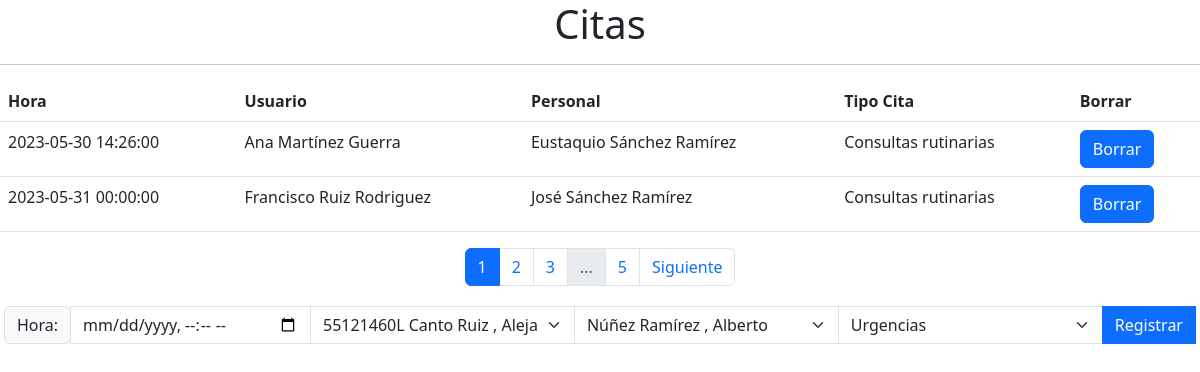
/vista/Administrador/cita.php, run on the app's committed database.
### tables this page shows
CREATE TABLE `cita` (
  `idCita` int(11) NOT NULL,
  `Hora` datetime NOT NULL,
  `idPersonal` int(11) NOT NULL,
  `idUsuario` int(11) NOT NULL,
  `idTipoCita` int(11) NOT NULL,
  `informe` varchar(10000) DEFAULT NULL
);

CREATE TABLE `usuario` (
  `idUsuario` int(11) NOT NULL,
  `Nombre` varchar(45) NOT NULL,
  `Apellido` varchar(150) NOT NULL,
  `Telefono` varchar(45) NOT NULL,
  `Email` varchar(45) NOT NULL,
  `contrasenia` varchar(2000) DEFAULT NULL,
  `Rol` varchar(45) NOT NULL,
  `FechaNacimiento` date NOT NULL,
  `Dni` varchar(9) NOT NULL
);

CREATE TABLE `personal` (
  `idPersonal` int(11) NOT NULL,
  `Nombre` varchar(150) NOT NULL,
  `Apellido` varchar(150) NOT NULL,
  `Telefono` varchar(45) NOT NULL,
  `dni` varchar(9) DEFAULT NULL
);

CREATE TABLE `tipocita` (
  `idTipoCita` int(11) NOT NULL,
  `Nombre` varchar(100) NOT NULL,
  `Duracion` int(50) DEFAULT NULL
);

### modelo/crud.php (called while the page is built, shortened)
<?php
function crud_get_all($tabla) {
    try {
        $dsn = 'mysql:host=localhost;dbname=hospital';
        $username = 'root';
        $password = '';
        $pdo = new PDO($dsn, $username, $password);
        $sql = "SELECT * FROM $tabla";
        $stmt = $pdo->prepare($sql);
        $stmt->execute();
        return $stmt->fetchAll(PDO::FETCH_ASSOC);
    } catch (PDOException $e) {
        echo "Error: " . $e->getMessage();
    }
}
function crud_select($tabla, $campo, $condicion) {
    try {
        $dsn = 'mysql:host=localhost;dbname=hospital';
        $username = 'root';
        $password = '';
        $pdo = new PDO($dsn, $username, $password);
        $sql = "SELECT * FROM $tabla WHERE $campo = '$condicion'";
        $stmt = $pdo->prepare($sql);
        $stmt->execute();
        return $stmt->fetchAll(PDO::FETCH_ASSOC);
    } catch (PDOException $e) {
        echo "Error: " . $e->getMessage();
    }
}
?>

### vista/Administrador/cita.php (the view, shortened to what this page needs)
<!DOCTYPE html>
<html lang="en">
<?php require_once '../paginacion.php'; ?>
<head>
    <link href="https://cdn.jsdelivr.net/npm/bootstrap@5.3.0-alpha3/dist/css/bootstrap.min.css" rel="stylesheet"
>
    <link rel="stylesheet" type="text/css" href="../css/usu_admin.css">
</head>
<body>
    <h1 Style="text-align: center;">Citas</h1>
    <hr>
    <?php
require_once('../../modelo/crud.php');
$citas=crud_get_all('cita');
$total = count($citas);
$pagina = isset($_GET['page']) ? $_GET['page'] : 1;
$porPagina = 2;
$paginasTotales = ceil($total / $porPagina);
$inicio = ($pagina - 1) * $porPagina;
echo '<table class="table table-hover">';
    echo '<tr>
        <th scope="col">Hora</th>
        <th scope="col">Usuario</th>
        <th scope="col">Personal</th>
        <th scope="col">Tipo Cita</th>
        <th scope="col">Borrar</th>
    </tr>';
    $usar_pagina = array_slice($citas, $inicio, $porPagina);
foreach ($usar_pagina as $cita) {
        $usuario = crud_select('usuario', 'idUsuario', $cita['idUsuario'] )[0];
        $personal = crud_select('personal', 'idPersonal', $cita['idPersonal'] )[0];
        $tipocita = crud_select('tipocita', 'idTipoCita', $cita['idTipoCita'] )[0];
        echo '<tr onclick="seleccionar(' . $cita['idCita'] . ');">
          <td scope="row">' . $cita['Hora']. '</td>
            <td scope="row">' . $usuario['Nombre']  . " " . $usuario['Apellido'] . '</td>
            <td scope="row">' . $personal['Nombre']  . " " . $personal['Apellido'] .'</td>
            <td scope="row">' . $tipocita['Nombre'] . '</td>
            <td>' . ' <form action="" method="POST"><input type="hidden" name="idCita" value="' . $cita['idCita'] . '">
            <button onclick="if(!confirm(\'¿Estás seguro de borrar el registro?\')) event.preventDefault();" class="btn btn-primary" type="submit" name="borrar" value="Borrar">Borrar</button>
          </form>' . "</td>
            </tr>";
        }
        echo "</table>";
?>
    <nav class="paginacion" aria-label="Paginacion">
        <?php echo paginacion($paginasTotales, $pagina, '?'); ?>
    </nav>
    <div id='panel-modificar' class='d-flex'>
        <form method="post" class="">
            <div class="input-group mb-1 d-inline-flex p-1 bd-highlight">
                <div class="input-group-prepend">
                    <span class="input-group-text" id="basic-addon3">Hora: </span>
                </div>
                <input required type="datetime-local" class="form-control" id="hora" name="hora"
                    aria-describedby="basic-addon3">
                <?php
                $usuarios=crud_get_all('usuario');
                echo '<select id="idUsuario" name="idUsuario" class="form-select">';
                foreach ($usuarios as $usuario) {
                    echo '<option selected value=' . $usuario['idUsuario'] . '>' . $usuario['Dni'] . " " . $usuario['Apellido'] . " , " . $usuario['Nombre'] . '</option>';
                }
                echo '</select>';
                $personales=crud_get_all('personal');
                echo '<select id="idPersonal" name="idPersonal" class="form-select">';
                foreach ($personales as $personal) {
                    echo '<option selected value=' . $personal['idPersonal'] . '>' . " " . $personal['Apellido'] . " , " . $personal['Nombre'] . '</option>';
                }
                echo '</select>';
                $tipocitas=crud_get_all('TipoCita');
                echo '<select id="idTipoCita" name="idTipoCita" class="form-select">';
                foreach ($tipocitas as $tipocita) {
                    echo '<option selected value=' . $tipocita['idTipoCita'] . '>' . " " . $tipocita['Nombre'] . '</option>';
                }
                echo '</select>';
                ?>
                <button class="btn btn-primary" type="submit" id="registrar" name="registrar"
                    value="Enviar">Registrar</button>
            </div>
        </form>
    </div>
</body>
</html>

### vista/css/usu_admin.css (style rules this page uses)
.paginacion { display: flex; justify-content: center; }

### data on the page
cita: Hora "2023-05-30 14:26:00", usuario.Nombre "Ana", usuario.Apellido "Martínez Guerra", idPersonal.Nombre "Eustaquio", idPersonal.Apellido "Sánchez Ramírez", idTipoCita.Nombre "Consultas rutinarias"
cita: Hora "2023-05-31 00:00:00", usuario.Nombre "Francisco", usuario.Apellido "Ruiz Rodriguez", idPersonal.Nombre "José", idPersonal.Apellido "Sánchez Ramírez", idTipoCita.Nombre "Consultas rutinarias"

### other printed values
$paginasTotales "5"
form field idUsuario "55121460L Canto Ruiz , Alejandra"
form field idPersonal "Núñez Ramírez , Alberto"
form field idTipoCita "Urgencias"
